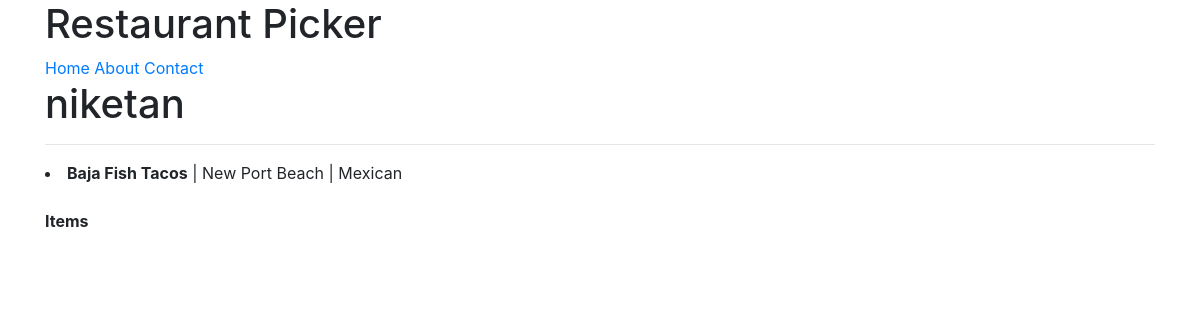
Page /u/niketan/ on the earlier database version.
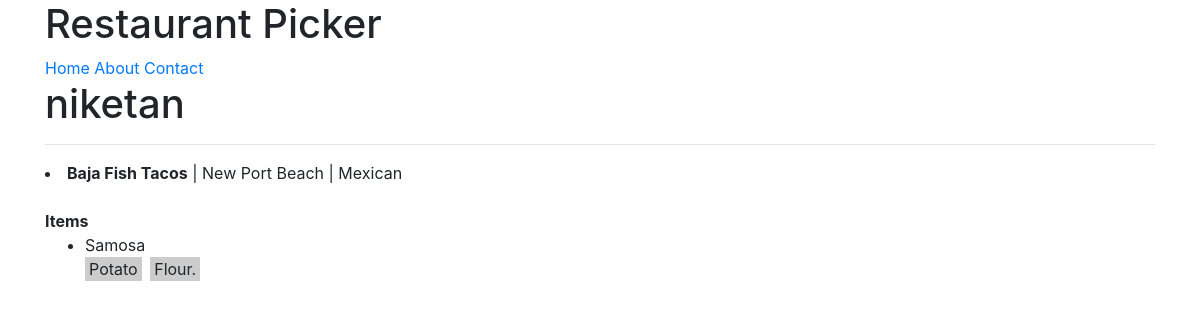
Same page on the later database version.
### restaurants/models.py (models this page shows, shortened)
class RestaurantLocation(models.Model):
    owner       = models.ForeignKey(
                    User,
                    on_delete = models.CASCADE,
                )
    name        = models.CharField(max_length = 120)
    location    = models.CharField(max_length = 120, null=True, blank=True)
    category    = models.CharField(max_length = 120, null=True, blank=True,validators=[validate_category])
    timestamp   = models.DateTimeField(auto_now_add=True, null=True)
    updated     = models.DateTimeField(auto_now=True)
    slug        = models.SlugField(null=True, blank=True)
    @property
    def title(self):
        return self.name

### menus/models.py (models this page shows, shortened)
class Item(models.Model):
    user    = models.ForeignKey(User, on_delete=models.CASCADE)
    restaurant = models.ForeignKey(RestaurantLocation, on_delete=models.CASCADE)
    name = models.CharField(max_length = 120)
    contents  = models.TextField(help_text='Separate each item by comma')
    excludes  = models.TextField(
        blank=True,
        null=True,
        help_text='Separate each item by comma'
    )
    public = models.BooleanField(default=True)
    timestamp   = models.DateTimeField(auto_now_add=True)
    updated     = models.DateTimeField(auto_now=True)
    class Meta:
        ordering = ['-updated','-timestamp']
    def get_contents(self):
        return self.contents.split(",")

### profiles/views.py (the view)
# urls.py: path('<username>/',ProfileDetailView.as_view(),name='detail'),
class ProfileDetailView(DetailView):
    template_name = 'profiles/user.html'
    def get_object(self):
        username = self.kwargs.get('username')
        if username is None:
            return Http404
        return get_object_or_404(User, username__iexact = username, is_active=True)

### profiles/templates/profiles/user.html (shortened to what this page needs)
{% extends 'base.html' %}
{% block content %}
<h1>{{ user.username }}</h1>
<hr>
{% if user.item_set.all.exists %}
{% for rest in user.restaurantlocation_set.all %}
  <li><b>{{ rest.title }}</b> | {{ rest.location }} | {{ rest.category }}</li>
  <br>
  <b>Items</b>
  <ul>
    {% for item in rest.item_set.all %}
    <li style="margin-bottom:15px;"> {{ item.name }} <br>
      {% for ing in item.get_contents%}
      <span style="padding:2px 4px; margin-right:4px; background-color:#ccc;">{{ ing }}</span>
      {% endfor %}
    </li>
    {% endfor %}
  </ul>
{% endfor %}
{% else %}
<p class="lead">No Item Found</p>
{% endif %}
<br>
{% endblock content %}

Differences in the rows shown:
changed RestaurantLocation "Baja Fish Tacos": gains Item (name "Samosa", get_contents "Potato" "Flour.")
